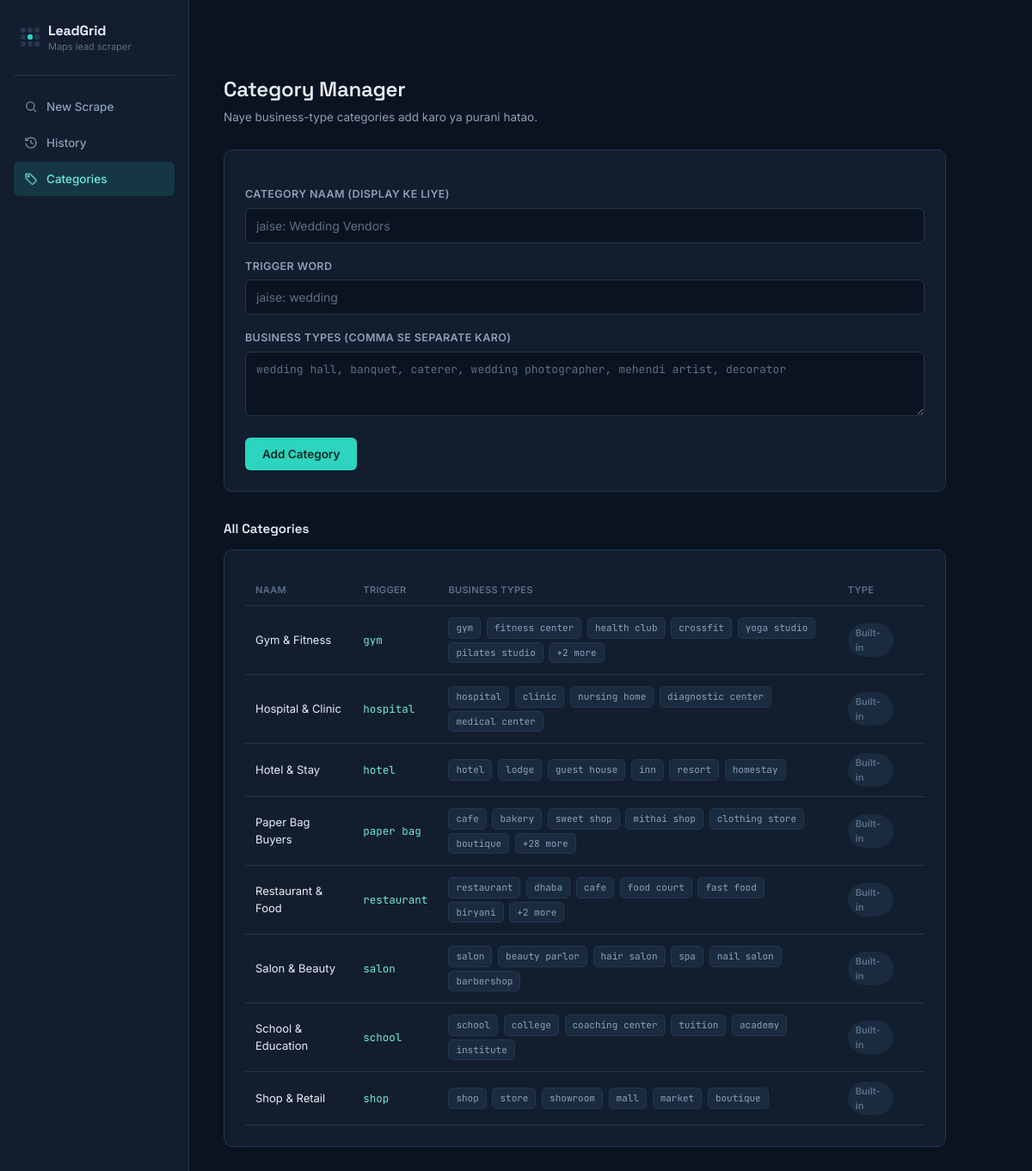
/categories.php, run on the app's committed database.
### tables this page shows
CREATE TABLE IF NOT EXISTS categories (
    id INT AUTO_INCREMENT PRIMARY KEY,
    name VARCHAR(255) NOT NULL,           
    trigger_key VARCHAR(255) NOT NULL,    
    expansions JSON NOT NULL,              
    is_custom BOOLEAN DEFAULT TRUE,        
    created_at TIMESTAMP DEFAULT CURRENT_TIMESTAMP,
    UNIQUE KEY unique_trigger (trigger_key)
);

### categories.php (the view, shortened to what this page needs)
<?php
$db = getDB();
$categories = $db->query("SELECT * FROM categories ORDER BY is_custom ASC, name ASC")->fetchAll(PDO::FETCH_ASSOC);
?>
<!DOCTYPE html>
<html lang="en">
<head>
<link rel="stylesheet" href="assets/style.css">
</head>
<body>
<div class="mobile-topbar">
  <button class="menu-btn" id="menuBtn" aria-label="Menu">
  </button>
  <div class="brand-name" style="font-size:15px;">LeadGrid</div>
</div>
<div class="shell">
  <aside class="sidebar" id="sidebar">
    <div class="brand">
      <div class="grid-mark"><span></span><span></span><span></span><span></span><span></span><span></span><span></span><span></span><span></span></div>
      <div>
        <div class="brand-name">LeadGrid</div>
        <div class="brand-sub">Maps lead scraper</div>
      </div>
    </div>
    <a class="nav-link" href="index.php">
      <svg width="16" height="16" viewBox="0 0 24 24" fill="none" stroke="currentColor" stroke-width="2"><circle cx="11" cy="11" r="7"/><line x1="21" y1="21" x2="16.65" y2="16.65"/></svg>
      New Scrape
    </a>
    <a class="nav-link" href="history.php">
      <svg width="16" height="16" viewBox="0 0 24 24" fill="none" stroke="currentColor" stroke-width="2"><path d="M3 3v5h5"/><path d="M3.05 13A9 9 0 1 0 6 5.3L3 8"/><path d="M12 7v5l4 2"/></svg>
      History
    </a>
    <a class="nav-link active" href="categories.php">
      <svg width="16" height="16" viewBox="0 0 24 24" fill="none" stroke="currentColor" stroke-width="2"><path d="M20.59 13.41 11 3.83A2 2 0 0 0 9.59 3.2H4a1 1 0 0 0-1 1v5.59a2 2 0 0 0 .59 1.41l9.58 9.59a2 2 0 0 0 2.83 0l4.59-4.59a2 2 0 0 0 0-2.82z"/><circle cx="7.5" cy="7.5" r="1.5"/></svg>
      Categories
    </a>
  </aside>
  <main class="main">
    <h1 class="page-title">Category Manager</h1>
    <p class="page-sub">Naye business-type categories add karo ya purani hatao.</p>
    <div class="card">
      <form method="POST">
        <label class="field-label">Category Naam (display ke liye)</label>
        <input class="input" type="text" name="name" placeholder="jaise: Wedding Vendors" required>
        <label class="field-label">Trigger Word</label>
        <input class="input" type="text" name="trigger_key" placeholder="jaise: wedding" required>
        <label class="field-label">Business Types (comma se separate karo)</label>
        <textarea class="input" name="expansions" rows="3" placeholder="wedding hall, banquet, caterer, wedding photographer, mehendi artist, decorator" required></textarea>
        <div style="margin-top:20px;">
          <button type="submit" class="btn">Add Category</button>
        </div>
      </form>
    </div>
    <div class="section-heading">All Categories</div>
    <div class="card">
      <table class="data-table">
        <tr><th>Naam</th><th>Trigger</th><th>Business Types</th><th>Type</th><th></th></tr>
        <?php foreach ($categories as $cat):
          $expansions = json_decode($cat['expansions'], true) ?: [];
        ?>
        <tr>
          <td><?= htmlspecialchars($cat['name']) ?></td>
          <td><code><?= htmlspecialchars($cat['trigger_key']) ?></code></td>
          <td>
            <?php foreach (array_slice($expansions, 0, 6) as $exp): ?>
              <span class="tag"><?= htmlspecialchars($exp) ?></span>
            <?php endforeach; ?>
            <?php if (count($expansions) > 6): ?>
              <span class="tag">+<?= count($expansions) - 6 ?> more</span>
            <?php endif; ?>
          </td>
          <td>
            <?php if ($cat['is_custom']): ?>
              <span class="badge badge-custom">Custom</span>
            <?php else: ?>
              <span class="badge badge-builtin">Built-in</span>
            <?php endif; ?>
          </td>
          <td>
          </td>
        </tr>
        <?php endforeach; ?>
      </table>
    </div>
  </main>
</div>
</body>
</html>

### assets/style.css (style rules this page uses)
:root { --ink: #0B1320; --surface: #121D2E; --surface-2: #1A2A3F; --border: #24374F; --text: #E7EDF5; --text-dim: #8CA0B8; --text-faint: #5A7089; --signal: #2DD4BF; --signal-dim: rgba(45, 212, 191, 0.14); --signal-text: #6EEADB; --amber: #F2B84B; --amber-dim: rgba(242, 184, 75, 0.14); --coral: #FF6B6B; --coral-dim: rgba(255, 107, 107, 0.14); --mint: #34D399; --mint-dim: rgba(52, 211, 153, 0.14); --radius: 10px; --radius-sm: 6px; --font-display: 'Space Grotesk', sans-serif; --font-body: 'Inter', -apple-system, sans-serif; --font-mono: 'JetBrains Mono', monospace; }
* { box-sizing: border-box; }
body { margin: 0; font-family: var(--font-body); background: var(--ink); color: var(--text); font-size: 14px; line-height: 1.5; }
a { color: inherit; }
.shell { display: flex; min-height: 100vh; }
.sidebar { width: 220px; flex-shrink: 0; background: var(--surface); border-right: 1px solid var(--border); padding: 24px 16px; position: fixed; top: 0; bottom: 0; left: 0; }
.brand { display: flex; align-items: center; gap: 10px; padding: 0 8px 24px; margin-bottom: 16px; border-bottom: 1px solid var(--border); }
.brand-name { font-family: var(--font-display); font-weight: 700; font-size: 16px; letter-spacing: -0.01em; }
.brand-sub { font-size: 11px; color: var(--text-faint); margin-top: -2px; }
.grid-mark { display: grid; grid-template-columns: repeat(3, 1fr); gap: 2px; width: 22px; height: 22px; flex-shrink: 0; }
.grid-mark span { background: var(--border); border-radius: 2px; }
.grid-mark span:nth-child(5) { background: var(--signal); }
.nav-link { display: flex; align-items: center; gap: 10px; padding: 10px 12px; border-radius: var(--radius-sm); color: var(--text-dim); text-decoration: none; font-size: 13.5px; font-weight: 500; margin-bottom: 2px; transition: background 0.15s, color 0.15s; }
.nav-link.active { background: var(--signal-dim); color: var(--signal-text); }
.nav-link svg { flex-shrink: 0; opacity: 0.85; }
.main { margin-left: 220px; flex: 1; padding: 36px 40px; max-width: 920px; }
.page-title { font-family: var(--font-display); font-size: 24px; font-weight: 600; margin: 0 0 4px; letter-spacing: -0.01em; }
.page-sub { color: var(--text-dim); font-size: 13.5px; margin: 0 0 28px; }
.card { background: var(--surface); border: 1px solid var(--border); border-radius: var(--radius); padding: 24px; }
label.field-label { display: block; font-size: 12.5px; font-weight: 600; color: var(--text-dim); text-transform: uppercase; letter-spacing: 0.03em; margin: 18px 0 6px; }
.input, select.input, textarea.input { width: 100%; padding: 11px 12px; background: var(--ink); border: 1px solid var(--border); border-radius: var(--radius-sm); color: var(--text); font-family: var(--font-body); font-size: 14px; outline: none; transition: border-color 0.15s, box-shadow 0.15s; }
.input::placeholder { color: var(--text-faint); }
textarea.input { resize: vertical; font-family: var(--font-mono); font-size: 13px; }
.btn { display: inline-flex; align-items: center; gap: 8px; padding: 11px 20px; background: var(--signal); color: #052821; border: none; border-radius: var(--radius-sm); font-family: var(--font-body); font-weight: 600; font-size: 13.5px; cursor: pointer; transition: filter 0.15s, transform 0.1s; }
table.data-table { width: 100%; border-collapse: collapse; font-size: 13px; margin-top: 4px; }
.data-table th { text-align: left; padding: 10px 12px; color: var(--text-faint); font-size: 11px; text-transform: uppercase; letter-spacing: 0.03em; font-weight: 600; border-bottom: 1px solid var(--border); }
.data-table td { padding: 11px 12px; border-bottom: 1px solid var(--border); vertical-align: middle; }
.data-table td.mono, .data-table code { font-family: var(--font-mono); font-size: 12.5px; color: var(--signal-text); }
.badge { display: inline-block; padding: 3px 9px; border-radius: 20px; font-size: 11px; font-weight: 600; }
.badge-builtin { background: var(--surface-2); color: var(--text-faint); }
.tag { display: inline-block; background: var(--surface-2); border: 1px solid var(--border); color: var(--text-dim); padding: 3px 8px; border-radius: 5px; font-size: 11px; font-family: var(--font-mono); margin: 2px 3px 2px 0; }
.section-heading { font-family: var(--font-display); font-size: 15px; font-weight: 600; margin: 32px 0 12px; }

### data on the page
categories: name "Gym & Fitness", trigger_key "gym", expansions "gym", expansions "fitness center", expansions "health club", expansions "crossfit", expansions "yoga studio", expansions "pilates studio", count($expansions)-6 "2", is_custom "Built-in"
categories: name "Hospital & Clinic", trigger_key "hospital", expansions "hospital", expansions "clinic", expansions "nursing home", expansions "diagnostic center", expansions "medical center", is_custom "Built-in"
categories: name "Hotel & Stay", trigger_key "hotel", expansions "hotel", expansions "lodge", expansions "guest house", expansions "inn", expansions "resort", expansions "homestay", is_custom "Built-in"
categories: name "Paper Bag Buyers", trigger_key "paper bag", exp "cafe", exp "bakery", exp "sweet shop", exp "mithai shop", exp "clothing store", exp "boutique", count($expansions) - 6 "28", is_custom "Built-in"
categories: name "Restaurant & Food", trigger_key "restaurant", expansions "restaurant", expansions "dhaba", expansions "cafe", expansions "food court", expansions "fast food", expansions "biryani", count($expansions)-6 "2", is_custom "Built-in"
categories: name "Salon & Beauty", trigger_key "salon", expansions "salon", expansions "beauty parlor", expansions "hair salon", expansions "spa", expansions "nail salon", expansions "barbershop", is_custom "Built-in"
categories: name "School & Education", trigger_key "school", expansions "school", expansions "college", expansions "coaching center", expansions "tuition", expansions "academy", expansions "institute", is_custom "Built-in"
categories: name "Shop & Retail", trigger_key "shop", expansions "shop", expansions "store", expansions "showroom", expansions "mall", expansions "market", expansions "boutique", is_custom "Built-in"
